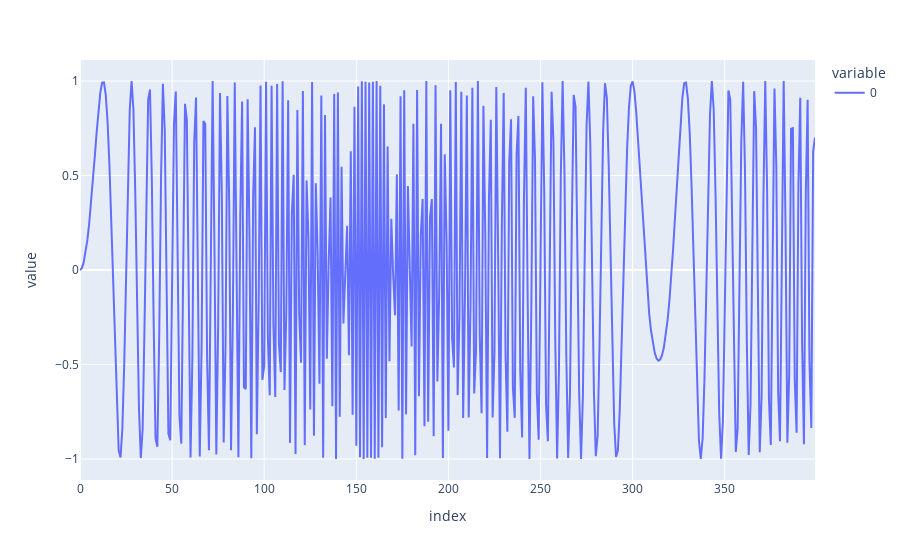

The code cell stored with this chart in its notebook:
### Code cell
px.line(data)

### Figure 1 — Plotly figure (JSON) as saved in the notebook; plotly's stock layout.template omitted (floating-point values rounded to 4 significant figures; data arrays with more than 128 entries replaced by an {"elided": "..."} marker saying what was removed)
{"data": [{"hovertemplate": "variable=0<br>index=%{x}<br>value=%{y}<extra></extra>", "legendgroup": "0", "line": {"color": "#636efa", "dash": "solid"}, "marker": {"symbol": "circle"}, "mode": "lines", "name": "0", "orientation": "v", "showlegend": true, "x": {"elided": "400 int values"}, "xaxis": "x", "y": {"elided": "400 float values"}, "yaxis": "y", "type": "scatter"}], "layout": {"xaxis": {"anchor": "y", "domain": [0.0, 1.0], "title": {"text": "index"}}, "yaxis": {"anchor": "x", "domain": [0.0, 1.0], "title": {"text": "value"}}, "legend": {"title": {"text": "variable"}, "tracegroupgap": 0}, "margin": {"t": 60}}}
